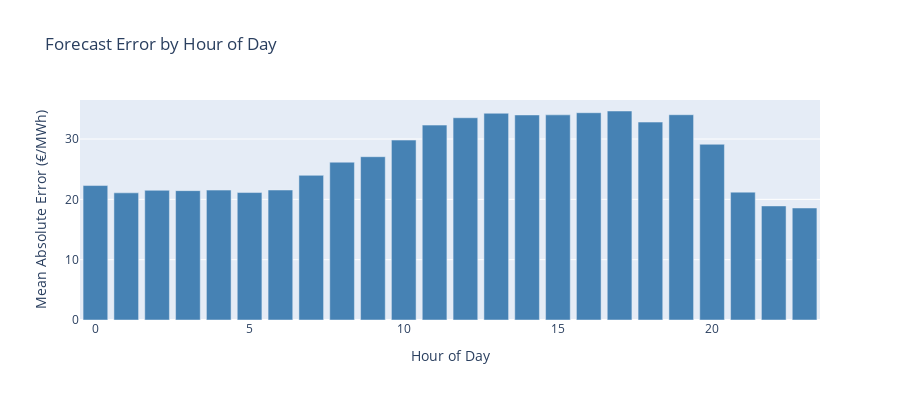

Source (notebook cell):
### Markdown cell above
## 9. Model Insights

### Code cell
# Analyze errors by hour of day
error_by_hour = pd.DataFrame({
    'hour': y_test.index.hour,
    'error': np.abs(errors)
}).groupby('hour')['error'].mean()

fig = go.Figure()

fig.add_trace(go.Bar(
    x=error_by_hour.index,
    y=error_by_hour.values,
    marker=dict(color='steelblue')
))

fig.update_layout(
    title='Forecast Error by Hour of Day',
    xaxis_title='Hour of Day',
    yaxis_title='Mean Absolute Error (€/MWh)',
    height=400,
    showlegend=False
)

fig.show()

### Figure 1 — Plotly figure (JSON) as saved in the notebook; plotly's stock layout.template omitted (floating-point values rounded to 4 significant figures)
{"data": [{"marker": {"color": "steelblue"}, "type": "bar", "x": [0, 1, 2, 3, 4, 5, 6, 7, 8, 9, 10, 11, 12, 13, 14, 15, 16, 17, 18, 19, 20, 21, 22, 23], "y": [22.29, 21.08, 21.5, 21.45, 21.53, 21.13, 21.55, 23.98, 26.16, 27.07, 29.83, 32.31, 33.53, 34.27, 33.99, 34.01, 34.36, 34.65, 32.81, 34.03, 29.13, 21.2, 18.91, 18.57]}], "layout": {"height": 400, "showlegend": false, "title": {"text": "Forecast Error by Hour of Day"}, "xaxis": {"title": {"text": "Hour of Day"}}, "yaxis": {"title": {"text": "Mean Absolute Error (€/MWh)"}}}}
